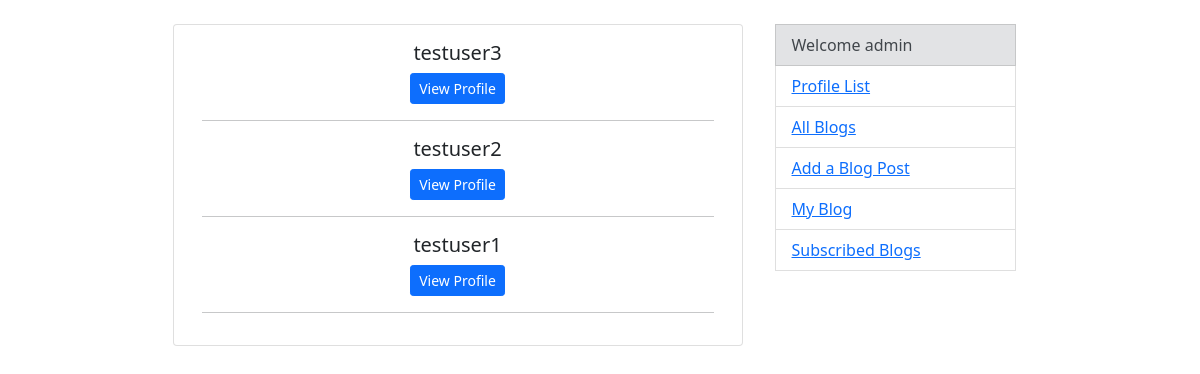
Page /profiles/ (signed in) on the committed database.
### profiles/models.py (models this page shows, shortened)
class Profile(models.Model):
    user = models.OneToOneField(User, on_delete=models.CASCADE)
    subscribed = models.ManyToManyField(User, related_name='subscribed', blank=True)
    updated = models.DateTimeField(auto_now=True)
    created = models.DateTimeField(auto_now_add=True)
    def __str__(self):
        return str(self.user.username)
    class Meta:
        ordering = ("-created",)

### profiles/views.py (the view)
# urls.py: path('', ProfileListView.as_view(), name='profiles'),
class ProfileListView(ListView):
    model = Profile
    template_name = "profiles/index.html"
    context_object_name = "profiles"
    def get_queryset(self):
        return Profile.objects.all().exclude(user=self.request.user)

### profiles/templates/profiles/index.html (shortened to what this page needs)
{% extends 'base.html' %}
{% block content %}
    {% for profile in profiles %}
        <h5 class="card-title">{{ profile }}</h5>
        <a href="{% url "profiles:profile-detail" profile.pk %}" class="btn btn-primary btn-sm">View Profile</a>
        <hr>
    {% endfor %}
{% endblock %}

### templates/base.html (shortened to what this page needs)
<!doctype html>
<html lang="en">
    <head>
        <link href="https://cdn.jsdelivr.net/npm/bootstrap@5.0.2/dist/css/bootstrap.min.css" rel="stylesheet">
    </head>
    <body>
        <br>
        <div class="container">
            <div class="row justify-content-md-center">
                <div class="card col-6 text-center">
                    <div class="card-body">
                        {% block content %}
                        {% endblock %}
                    </div>
                </div>
                <div class="list-group col-3">
                    <ul>
                        <li class="list-group-item list-group-item-secondary" aria-current="true">Welcome {{ request.user }}</li>
                        <li class="list-group-item list-group-item-action"><a href="{% url "profiles:profiles" %}">Profile List</a></li>
                        <li class="list-group-item list-group-item-action"><a href="{% url "blogs:blogs" %}">All Blogs</a></li>
                        <li class="list-group-item list-group-item-action"><a href="#">Add a Blog Post</a></li>
                        <li class="list-group-item list-group-item-action"><a href="{% url "blogs:my-blog" user.pk %}">My Blog</a></li>
                        <li class="list-group-item list-group-item-action"><a href="{% url "blogs:subscribed-blogs" %}">Subscribed Blogs</a></li>
                    </ul>
                </div>
            </div>
        </div>
    </body>
</html>

### rows in the picture
Profile: user.username "testuser3"
Profile: user.username "testuser2"
Profile: user.username "testuser1"

### other values in the picture
{{ request.user }} "admin"
